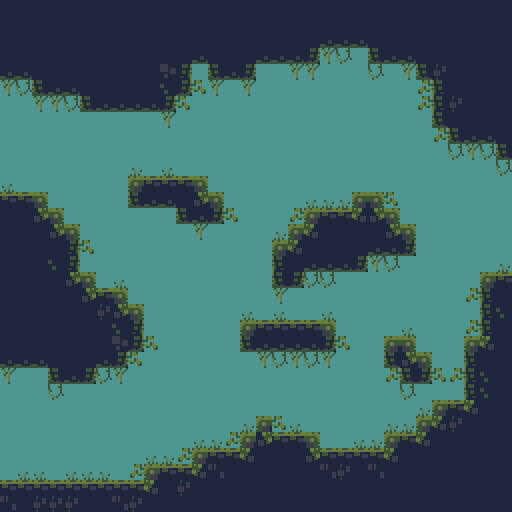

Rendered tile map (Tiled .tmx) drawn with the repository's tilesets; below, a short description and the map source with its tile grids summarised:
An orthogonal 32x32 tile map with 16x16 px tiles, 5 tile layers (ground_input, background_detail, Ladders, OneWayPlatforms, ...) and 2 objects (Camera6).

<map version="1.10" tiledversion="1.10.2" orientation="orthogonal" renderorder="right-down" width="32" height="32" tilewidth="16" tileheight="16" infinite="0" backgroundcolor="#4f9691" nextlayerid="14" nextobjectid="7">
 <properties>
  <property name="ActiveCamera" type="object" value="5" />
  <property name="Pixels Per Meter" type="float" value="16" />
 </properties>
 <tileset firstgid="1" source="cavesofgallet_tiles.tsx" />
 <layer id="1" name="ground_input" width="32" height="32">
  <data>[1024 cells, 474 non-empty, 1 distinct tile ids]</data>
 </layer>
 <layer id="6" name="background_detail" width="32" height="32">
  <data>[1024 cells, 84 non-empty, 4 distinct tile ids]</data>
 </layer>
 <layer id="11" name="Ladders" width="32" height="32">
  <properties>
   <property name="Collider" type="class" propertytype="Collider">
    <properties>
     <property name="Category" propertytype="CollisionLayers" value="Ladder" />
     <property name="Sensor" type="bool" value="true" />
    </properties>
   </property>
   <property name="Tag#Ladder" type="class" propertytype="Tag" />
  </properties>
  <data>[1024 cells, 0 non-empty, 0 distinct tile ids]</data>
 </layer>
 <layer id="12" name="OneWayPlatforms" width="32" height="32">
  <properties>
   <property name="Collider" type="class" propertytype="Collider">
    <properties>
     <property name="Sensor" type="bool" value="false" />
    </properties>
   </property>
   <property name="Script" type="file" value="Scripts/OneWayPlatform.lua" />
  </properties>
  <data>[1024 cells, 0 non-empty, 0 distinct tile ids]</data>
 </layer>
 <objectgroup id="13" name="Cameras">
  <object id="5" name="Camera6" x="248" y="250.667">
   <properties>
    <property name="Camera" type="class" propertytype="Camera">
     <properties>
      <property name="Damping" type="class" propertytype="Vec2">
       <properties>
        <property name="X" type="float" value="3" />
        <property name="Y" type="float" value="3" />
       </properties>
      </property>
      <property name="Zoom" type="float" value="2" />
     </properties>
    </property>
   </properties>
   <point />
  </object>
  <object id="6" x="32" y="95" width="475" height="315" />
 </objectgroup>
 <layer id="2" name="ground" width="32" height="32">
  <properties>
   <property name="Collider" type="class" propertytype="Collider">
    <properties>
     <property name="Category" propertytype="CollisionLayers" value="Ground" />
    </properties>
   </property>
  </properties>
  <data>[1024 cells, 473 non-empty, 11 distinct tile ids]</data>
 </layer>
</map>
